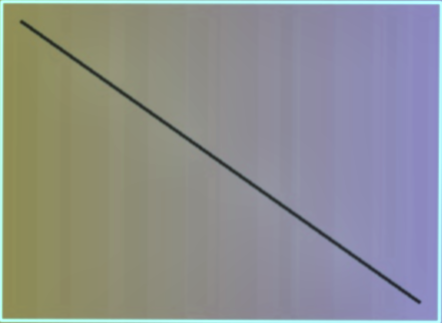
#> input picture data/reports/stitched_facade.png, 442 x 323 px; its folder holds only this picture in this run
$ python -i image_processor.py   (imports and definitions only)
#> lines starting #> are read from the running program, lines starting #| are printed output that depends on the picture; after the words box and inside, x2 and y2 are one past the last pixel; in counts of white or black regions, pixels touching at a corner belong together
#> further down, picture is the input picture: shape (323, 442, 3); mean B, G, R 143.7, 143.4, 142.3
"""
image_processor.py — SIFT Feature Matching, RANSAC & Mosaic Stitching Module

Implements the complete image stitching pipeline for drone facade mosaics:
  1. SIFT keypoint detection on overlapping image pairs
  2. FLANN-based descriptor matching with Lowe's ratio test
  3. USAC_MAGSAC homography estimation (robust RANSAC variant)
  4. OpenCV Stitcher (SCANS mode) as primary stitcher
  5. Custom SIFT → homography chain as fallback for low-overlap pairs
  6. Multi-band Laplacian blending for seam suppression
  7. Tile-based stitching for very large facades

References:
    [R1] Lowe (2004) — SIFT algorithm
    [R2] Brown & Lowe (2007) — Automatic panoramic stitching
    [R5] Hartley & Zisserman (2004) — Homography, RANSAC, epipolar geometry

Author: Saugata Malakar | IIT Kharagpur
Organisation: Cortex Construction Solutions Pvt. Ltd.
"""

import logging
from pathlib import Path
from typing import Dict, List, Optional, Tuple, Any

import cv2
import numpy as np

logger = logging.getLogger(__name__)


# ===========================================================================
# SIFT Feature Detection & Matching
# ===========================================================================

class SIFTMatcher:
    """SIFT-based feature detection and FLANN matching engine.

    Attributes:
        n_features: Maximum number of SIFT keypoints (0 = unlimited).
        ratio_threshold: Lowe's ratio test threshold.
        min_inlier_matches: Minimum RANSAC inliers to accept a match.
        reproj_threshold: RANSAC reprojection error threshold (pixels).
        use_usac_magsac: Whether to use USAC_MAGSAC instead of standard RANSAC.
    """

    def __init__(self, config: Optional[Dict] = None):
        config = config or {}
        stitch = config.get('stitching', {})

        self.n_features = stitch.get('sift_n_features', 0)
        self.n_octave_layers = stitch.get('sift_n_octave_layers', 3)
        self.contrast_threshold = stitch.get('sift_contrast_threshold', 0.04)
        self.edge_threshold = stitch.get('sift_edge_threshold', 10)
        self.sigma = stitch.get('sift_sigma', 1.6)
        self.ratio_threshold = stitch.get('lowe_ratio_threshold', 0.75)
        self.reproj_threshold = stitch.get('ransac_reproj_threshold', 2.0)
        self.min_inlier_matches = stitch.get('min_inlier_matches', 15)
        self.use_usac_magsac = stitch.get('use_usac_magsac', True)

        # Create SIFT detector
        self.sift = cv2.SIFT_create(
            nfeatures=self.n_features,
            nOctaveLayers=self.n_octave_layers,
            contrastThreshold=self.contrast_threshold,
            edgeThreshold=self.edge_threshold,
            sigma=self.sigma
        )

        # FLANN-based matcher (KD-tree for SIFT float descriptors)
        index_params = dict(algorithm=1, trees=5)  # FLANN_INDEX_KDTREE = 1
        search_params = dict(checks=50)
        self.flann = cv2.FlannBasedMatcher(index_params, search_params)

    # [133 lines left out: functions detect_and_compute, match_pair, compute_homography, not called in this run]


# ===========================================================================
# Mosaic Stitcher
# ===========================================================================

class MosaicStitcher:
    """Facade mosaic stitching with primary (OpenCV Stitcher) and fallback modes.

    Primary: OpenCV Stitcher in SCANS mode (optimised for flat surfaces)
    Fallback: Custom SIFT → homography chain for low-overlap images

    Args:
        config: Pipeline configuration dictionary.

    Example:
        >>> stitcher = MosaicStitcher(config)
        >>> mosaic, status = stitcher.stitch(images)
    """

    # Stitcher status codes
    STATUS_OK = 0
    STATUS_NEED_MORE_IMGS = 1
    STATUS_HOMOGRAPHY_FAIL = 2
    STATUS_CAMERA_PARAMS_FAIL = 3
    STATUS_FALLBACK_USED = 10
    STATUS_PER_IMAGE_FALLBACK = 11

    STATUS_MESSAGES = {
        0: "Success",
        1: "Need more images",
        2: "Homography estimation failed",
        3: "Camera parameters adjustment failed",
        10: "Fallback stitcher used (custom SIFT chain)",
        11: "Per-image fallback (no stitching possible)"
    }

    def __init__(self, config: Optional[Dict] = None):
        config = config or {}
        stitch = config.get('stitching', {})

        self.min_overlap_percent = stitch.get('min_overlap_percent', 30)
        self.tile_size = stitch.get('tile_size', 1024)
        self.tile_overlap = stitch.get('tile_overlap', 128)
        self.max_dimension = stitch.get('max_mosaic_dimension', 50000)
        self.stitcher_mode = stitch.get('stitcher_mode', 'SCANS')

        self.matcher = SIFTMatcher(config)

    # [284 lines left out: functions stitch, _stitch_opencv, _stitch_custom, _warp_and_blend, stitch_tiles, compute_reprojection_error and 1 more, not called in this run]


class ImageProcessor:
    """Wrapper class expected by pipeline.py to manage facade stitching."""

    def __init__(self, config: Optional[Dict] = None) -> None:
        self.stitcher = MosaicStitcher(config)

    def dewarp_facade(self, image: np.ndarray) -> np.ndarray:
        """Corrects oblique camera angles using homography perspective transformation."""
        try:
            gray = cv2.cvtColor(image, cv2.COLOR_BGR2GRAY)
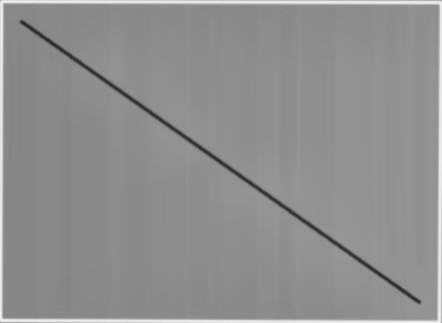
#> gray: shape (323, 442); min 39, max 237, mean 143.1
            # Find the main boundaries of the concrete facade structure
            blurred = cv2.GaussianBlur(gray, (5, 5), 0)
            edges = cv2.Canny(blurred, 50, 150)
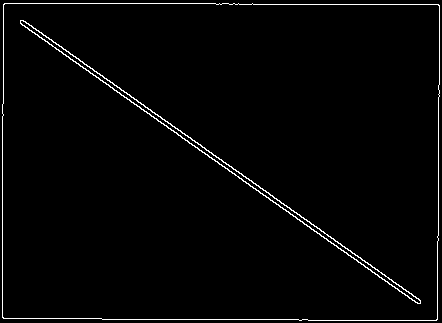
#> edges: shape (323, 442); 2% white in thin lines or dots

            # Find contours to approximate the facade envelope
            contours, _ = cv2.findContours(edges, cv2.RETR_EXTERNAL, cv2.CHAIN_APPROX_SIMPLE)
#> contours = 1 contour; box (x1, y1, x2, y2) and area: (2, 3, 440, 321) 137500
            if not contours:
                return image

            largest = max(contours, key=cv2.contourArea)
#> largest = contour of 56 points, box (x1, y1, x2, y2) (2, 3, 440, 321), area 137500
            peri = cv2.arcLength(largest, True)
#> peri = 1510.4
            approx = cv2.approxPolyDP(largest, 0.02 * peri, True)
#> approx = [[3, 4], [3, 318], [437, 319], [438, 4]]

            # If we successfully found a 4-corner quadrilateral boundary representing the facade
            if len(approx) == 4:
                pts = approx.reshape(4, 2)
#> pts = [[3, 4], [3, 318], [437, 319], [438, 4]]
                # Sort the 4 points: top-left, top-right, bottom-right, bottom-left
                rect = np.zeros((4, 2), dtype=np.float32)
                s = pts.sum(axis=1)
#> s = [7, 321, 756, 442]
                rect[0] = pts[np.argmin(s)]
                rect[2] = pts[np.argmax(s)]
                diff = np.diff(pts, axis=1)
#> diff = [1, 315, -118, -434]
                rect[1] = pts[np.argmin(diff)]
                rect[3] = pts[np.argmax(diff)]

                (tl, tr, br, bl) = rect
                # Compute width and height of the new image
                width_a = np.sqrt(((br[0] - bl[0]) ** 2) + ((br[1] - bl[1]) ** 2))
                width_b = np.sqrt(((tr[0] - tl[0]) ** 2) + ((tr[1] - tl[1]) ** 2))
                max_width = max(int(width_a), int(width_b))

                height_a = np.sqrt(((tr[0] - br[0]) ** 2) + ((tr[1] - br[1]) ** 2))
                height_b = np.sqrt(((tl[0] - bl[0]) ** 2) + ((tl[1] - bl[1]) ** 2))
                max_height = max(int(height_a), int(height_b))

                dst = np.array([
                    [0, 0],
                    [max_width - 1, 0],
                    [max_width - 1, max_height - 1],
                    [0, max_height - 1]
                ], dtype=np.float32)

                # Compute homography and warp
                M = cv2.getPerspectiveTransform(rect, dst)
                dewarped = cv2.warpPerspective(image, M, (max_width, max_height))
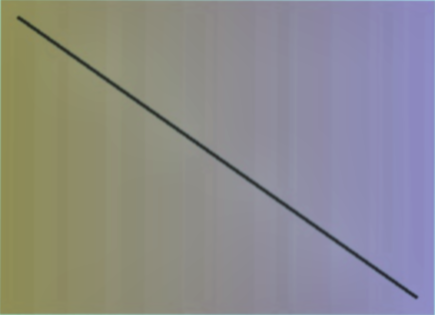
#> dewarped: shape (315, 435, 3); mean B, G, R 140.2, 139.8, 141
                logger.info("Perspective Dewarping (Homography) applied successfully to facade contour.")
                return dewarped
        except Exception as e:
            logger.warning(f"Perspective dewarping failed (using original mosaic): {e}")

        return image

    # [10 lines left out: function stitch_facades, not called in this run]

>>> import cv2
>>> picture = cv2.imread('../../data/reports/stitched_facade.png')
>>> result = ImageProcessor().dewarp_facade(picture)
